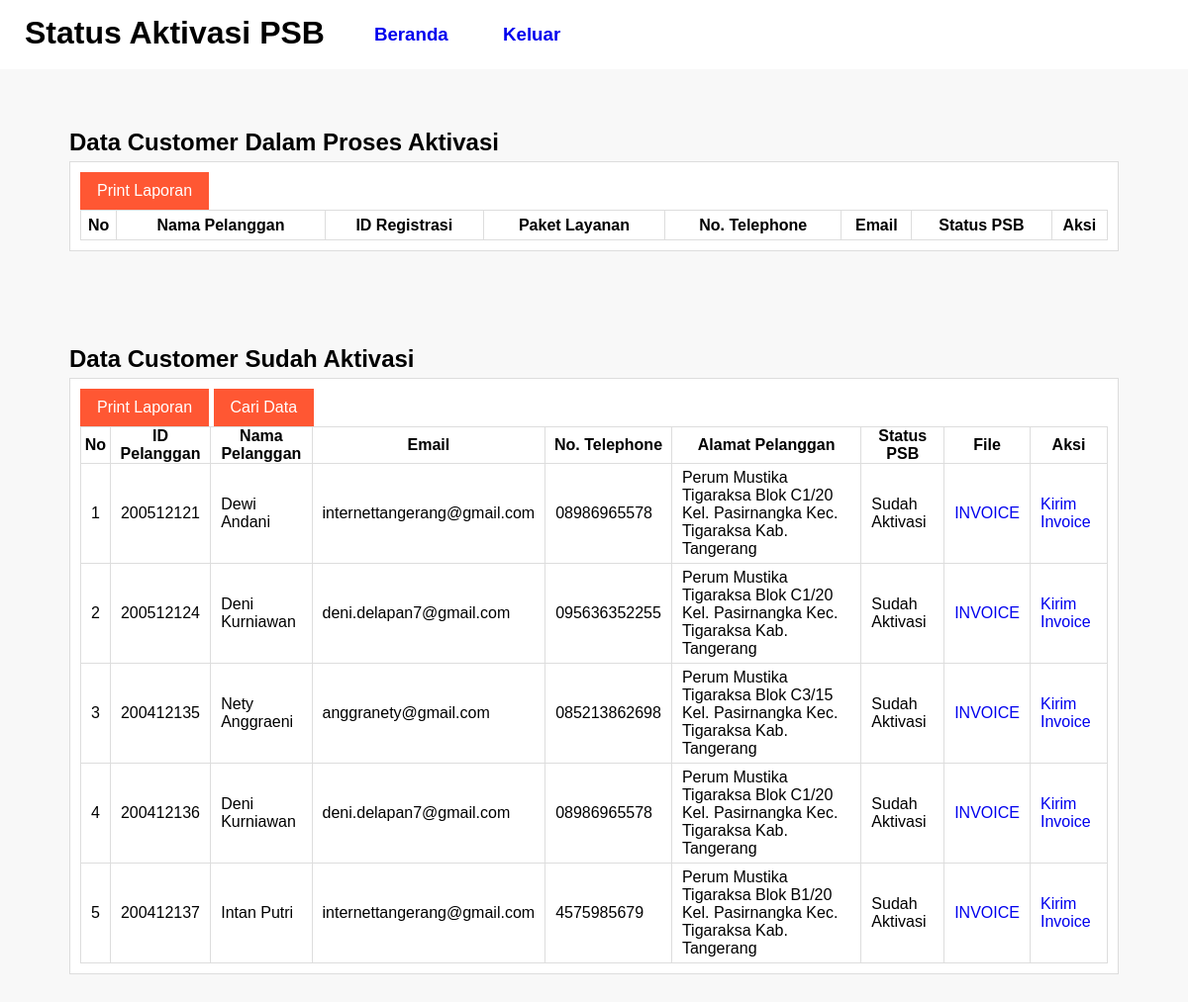
The page /psb/Data-Proses-Laporan/statusaktivasi.php (signed in) on the database its author committed.
### tables this page shows
CREATE TABLE `tb_laporan` (
  `id_pembayaran` int(10) NOT NULL,
  `id_pelanggan` int(20) NOT NULL,
  `nama_pelanggan` varchar(30) NOT NULL,
  `email` varchar(50) NOT NULL,
  `layanan` varchar(50) NOT NULL,
  `no_tlp` varchar(20) NOT NULL,
  `tgl_psb` text NOT NULL,
  `bandwith` varchar(50) NOT NULL,
  `alamat_pelanggan` varchar(100) NOT NULL
);

### psb/Data-Proses-Laporan/statusaktivasi.php (the view, shortened to what this page needs)
<!DOCTYPE html>
<html>
<?php
	include 'koneksi.php';
 ?>
<head>
	<link rel="stylesheet" type="text/css" href="css/style.css">
</head>
<body>
	<header>
		<h1>Status Aktivasi PSB</h1>
		<ul><h3>
			<li><a href="../beranda.php">Beranda</a></li>
			<li><a href="../keluar.php">Keluar</a></li>
		</h3></ul>
	</header>
	<section class="content">
		<h2>Data Customer Dalam Proses Aktivasi</h2>
		<div class="box">
			<a href="../Data-Proses-PSB/cetak-data.php" target="_blank" class="btn-cetak">Print Laporan</a>
			<table class="table" border="1">
				<thead>
					<tr>
						<th>No</th>
						<th>Nama Pelanggan</th>
						<th>ID Registrasi</th>
						<th>Paket Layanan</th>
						<th>No. Telephone</th>
						<th>Email</th>
						<th>Status PSB</th>
						<th>Aksi</th>
					</tr>
				</thead>
			</table>
		</div>
	</section>
	<section class="content">
		<h2>Data Customer Sudah Aktivasi</h2>
		<div class="box">
			<a href="cetak-data.php" target="_blank" class="btn-cetak">Print Laporan</a>
			<a href="../Data-Laporan/index.php" target="_blank" class="btn-cetak">Cari Data</a>
			<table class="table" border="1">
				<thead>
					<tr>
						<th>No</th>
						<th>ID Pelanggan</th>
						<th>Nama Pelanggan</th>
						<th>Email</th>
						<th>No. Telephone</th>
						<th>Alamat Pelanggan</th>
						<th>Status PSB</th>
						<th>File</th>
						<th>Aksi</th>
					</tr>
				</thead>
				<tbody>
					<?php
						$no = 1;
						$list_pelanggan = mysqli_query($conn, "SELECT * FROM tb_laporan");
						while($row = mysqli_fetch_array($list_pelanggan)){
					?>
					<tr>
						<td><?php echo $no++ ?></td>
						<td><?php echo $row['id_pelanggan'] ?></td>
						<td><?php echo $row['nama_pelanggan'] ?></td>
						<td><?php echo $row['email'] ?></td>
						<td><?php echo $row['no_tlp'] ?></td>
						<td><?php echo $row['alamat_pelanggan'] ?></td>
						<td>
							<a>Sudah Aktivasi</a>
						<td><a href="../Data-Proses-Laporan/invoice.php?id=<?php echo $row['id_pembayaran'] ?>"target="_blank">INVOICE</a></td>
						<td><a href="../mail/email-invoice.php?id=<?php echo $row['id_pembayaran'] ?>">Kirim Invoice</a></td>
						</td>
					</tr>
				<?php } ?>
				</tbody>
			</table>
		</div>
	</section>
</body>
</html>

### psb/Data-Proses-Laporan/css/style.css (style rules this page uses)
* { margin: 0; padding: 0; font-family: sans-serif; }
body { background-color: #f8f8f8; }
.box { background-color: #fff; border: 1px solid #ddd; padding: 10px; box-sizing: border-box; margin: 5px 0 25px; }
.btn-cetak { display: inline-block; padding: 10px 17px; color: #fff; background-color: #FF5733; }
header { background-color: #fff; }
header::after { content: ''; display: block; clear: both; }
header h1 { padding: 15px 25px; display: inline-block; float: left; }
header ul { float: left; }
header ul li { padding: 24px 25px; display: inline-block; }
a { text-decoration: none; }
.content { width: 90%; padding: 10px; box-sizing: border-box; margin: 50px auto; }
.table { width: 100%; border-collapse: collapse; border: 1px solid #ddd; }
.table tr { height: 30px; }
.table tr td { padding: 5px 10px; }
.table tr td:nth-child(1) { text-align: center; }

### rows shown on the page
tb_laporan: id_pelanggan "200512121", nama_pelanggan "Dewi Andani", email "internettangerang@gmail.com", no_tlp "08986965578", alamat_pelanggan "Perum Mustika Tigaraksa Blok C1/20 Kel. Pasirnangka Kec. Tigaraksa Kab. Tangerang"
tb_laporan: id_pelanggan "200512124", nama_pelanggan "Deni Kurniawan", email "deni.delapan7@gmail.com", no_tlp "095636352255", alamat_pelanggan "Perum Mustika Tigaraksa Blok C1/20 Kel. Pasirnangka Kec. Tigaraksa Kab. Tangerang"
tb_laporan: id_pelanggan "200412135", nama_pelanggan "Nety Anggraeni", email "anggranety@gmail.com", no_tlp "085213862698", alamat_pelanggan "Perum Mustika Tigaraksa Blok C3/15 Kel. Pasirnangka Kec. Tigaraksa Kab. Tangerang"
tb_laporan: id_pelanggan "200412136", nama_pelanggan "Deni Kurniawan", email "deni.delapan7@gmail.com", no_tlp "08986965578", alamat_pelanggan "Perum Mustika Tigaraksa Blok C1/20 Kel. Pasirnangka Kec. Tigaraksa Kab. Tangerang"
tb_laporan: id_pelanggan "200412137", nama_pelanggan "Intan Putri", email "internettangerang@gmail.com", no_tlp "4575985679", alamat_pelanggan "Perum Mustika Tigaraksa Blok B1/20 Kel. Pasirnangka Kec. Tigaraksa Kab. Tangerang"
